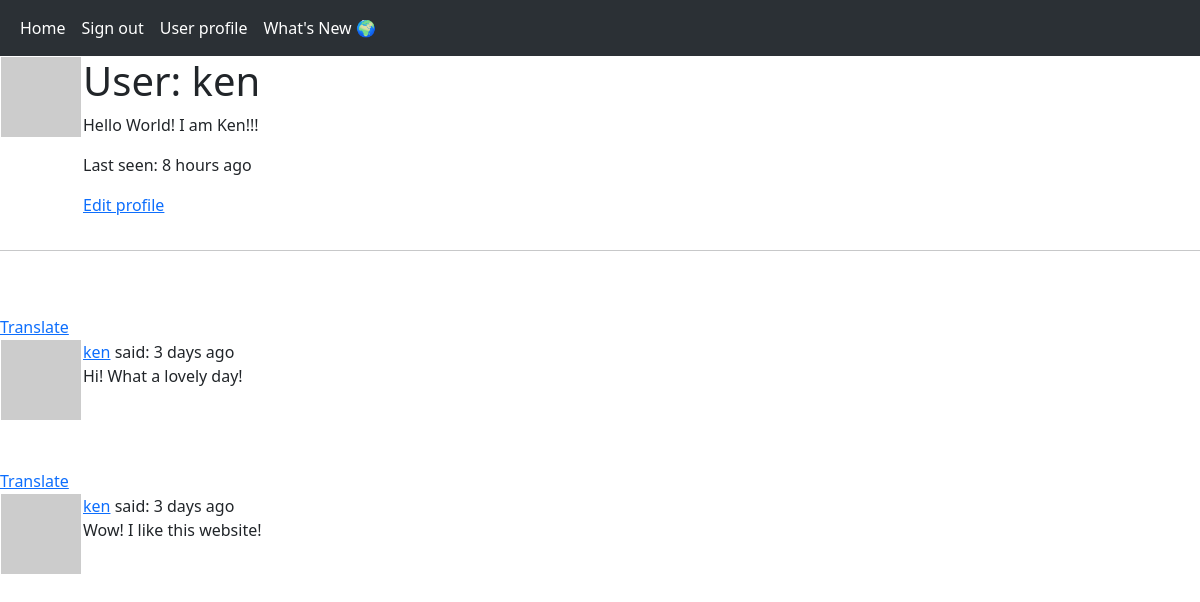
The app's page /user/ken (signed in), older data.
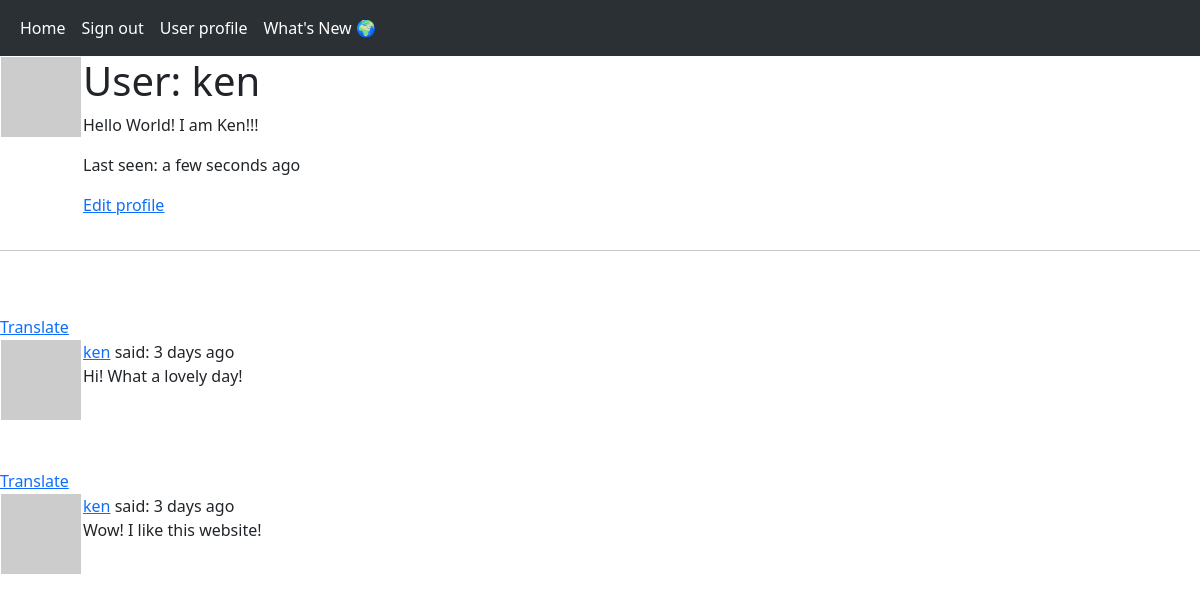
The same page, newer data.
### app/models.py (models this page shows, shortened)
class User(db.Model, UserMixin):
    id = db.Column(db.Integer, primary_key=True)
    username = db.Column(db.String(64), index = True, unique = True)
    email = db.Column(db.String(120), index = True, unique = True)
    password_hash = db.Column(db.String(128))
    posts = db.relationship('Post', backref='author', lazy='dynamic')
    about_me = db.Column(db.String(140))
    last_seen = db.Column(db.DateTime, default = datetime.utcnow)
    followed = db.relationship(
        'User', secondary = followers,
        primaryjoin = (followers.c.follower_id == id),
        secondaryjoin = (followers.c.followed_id == id),
        backref = db.backref('followers', lazy='dynamic'),
        lazy='dynamic')
    def avatar(self, size):
        digest = md5(self.email.lower().encode('utf-8')).hexdigest()
        return 'https://www.gravatar.com/avatar/{}?d=identicon&s={}'.format(digest, size)

class Post(db.Model):
    id = db.Column(db.Integer, primary_key = True)
    body = db.Column(db.String(140))
    timestamp = db.Column(db.DateTime, index = True, default = datetime.utcnow)
    user_id = db.Column(db.Integer, db.ForeignKey('user.id'))

### app/routes.py (the view)
@app.route('/user/<username>')
@login_required
def user(username):
    user = User.query.filter_by(username=username).first_or_404()
    page = request.args.get('page', 1, type=int)
    posts = user.posts.order_by(Post.timestamp.desc()).paginate(
        page = page,
        per_page = app.config['POSTS_PER_PAGE'],
        error_out = False
    )
    next_url = url_for('user',
                       username = user.username,
                       page=posts.next_num) \
        if posts.has_next else None
    prev_url = url_for('user',
                       username = user.username,
                       page=posts.prev_num) \
        if posts.has_prev else None
    form = EmptyForm()
    return render_template('user.html',
                           user=user,
                           posts=posts.items,
                           next_url=next_url,
                           prev_url=prev_url,
                           form=form)

### app/models.py (called while the page is built)
@login.user_loader
def load_user(id):
    return User.query.get(int(id))

### app/routes.py (called while the page is built)
@app.before_request
def before_request():
    if current_user.is_authenticated:
        current_user.last_seen = datetime.utcnow()
        db.session.commit()

### app/templates/user.html (shortened to what this page needs)
{% extends 'base.html' %}
{% block content %}
    <table>
        <tr valign="top">
            <td><img src="{{ user.avatar(164) }}"></td>
            <td>
                <h1>User: {{ user.username }}</h1>
                {% if user.about_me %}<p>{{ user.about_me }}</p>{% endif %}
                {% if user.last_seen %}
                <p>Last seen: {{ moment(user.last_seen).fromNow() }}</p>
                {% endif %}
                {% if user == current_user %}
                <p><a href="{{ url_for('edit_profile') }}">Edit profile</a></p>
                {% endif %}
            </td>
        </tr>
    </table>
    <hr>
    {% for post in posts %}
        {% include '_post.html' %}
    {% endfor %}
{% endblock %}

### app/templates/base.html (shortened to what this page needs)
<!DOCTYPE html>
<html lang="en">
<head>
    <link href="https://cdn.jsdelivr.net/npm/bootstrap@5.3.2/dist/css/bootstrap.min.css" rel="stylesheet">
</head>
<body>
    <nav class="navbar navbar-expand-lg bg-body-tertiary" data-bs-theme="dark" style="background-color: #e3f2fd;">
        <div class="container-fluid">
            <div class="collapse navbar-collapse" id="navbarSupportedContent">
                <ul class="navbar-nav me-auto mb-2 mb-lg-0">
                    <li class="nav-item">
                        <a class="nav-link active" aria-current="page" href="{{ url_for('index') }}">Home</a>
                    </li>
                    {% if current_user.is_anonymous %}
                    <li class="nav-item">
                        <a class="nav-link active" aria-current="page" href="{{ url_for('login') }}">Sign in</a>
                    </li>
                    {% else %}
                    <li class="nav-item">
                        <a class="nav-link active" aria-current="page" href="{{ url_for('logout') }}">Sign out</a>
                    </li>
                    <li class="nav-item">
                        <a class="nav-link active" aria-current="page" href="{{ url_for('user', username=current_user.username) }}">User profile</a>
                    </li>
                    {% endif %}
                    <li class="nav-item">
                        <a class="nav-link active" aria-current="page" href="{{ url_for('explore')}}">What's New 🌍</a>
                    </li>
                </ul>
            </div>
        </div>
    </nav>
    {% block content %}
    {% endblock %}
</body>
</html>

### app/templates/_post.html
<table>
    <tr valign='top'>
        <td><img src="{{ post.author.avatar(32) }}"></td>
        <td><a href="{{ url_for('user', username=post.author.username) }}">{{ post.author.username }}</a>
            said: {{ moment(post.timestamp).fromNow() }}
            <br> <span id="post{{ post.id }}">{{ post.body }}</span>
        </td>
        <br><br>
        <span id="translation{{ post.id }}">
            <a href=""javascript:translate(
                '#post{{ post.id }}',
                '#translation{{ post.id }}',
                '{{ post.language }}',
                '{{ g.locale }}');>{{ _('Translate') }}</a>
        </span>
    </tr>
</table>

Row changes from the older to the newer data that the page shows:
changed User "ken": last_seen "8 hours ago" → "a few seconds ago"
